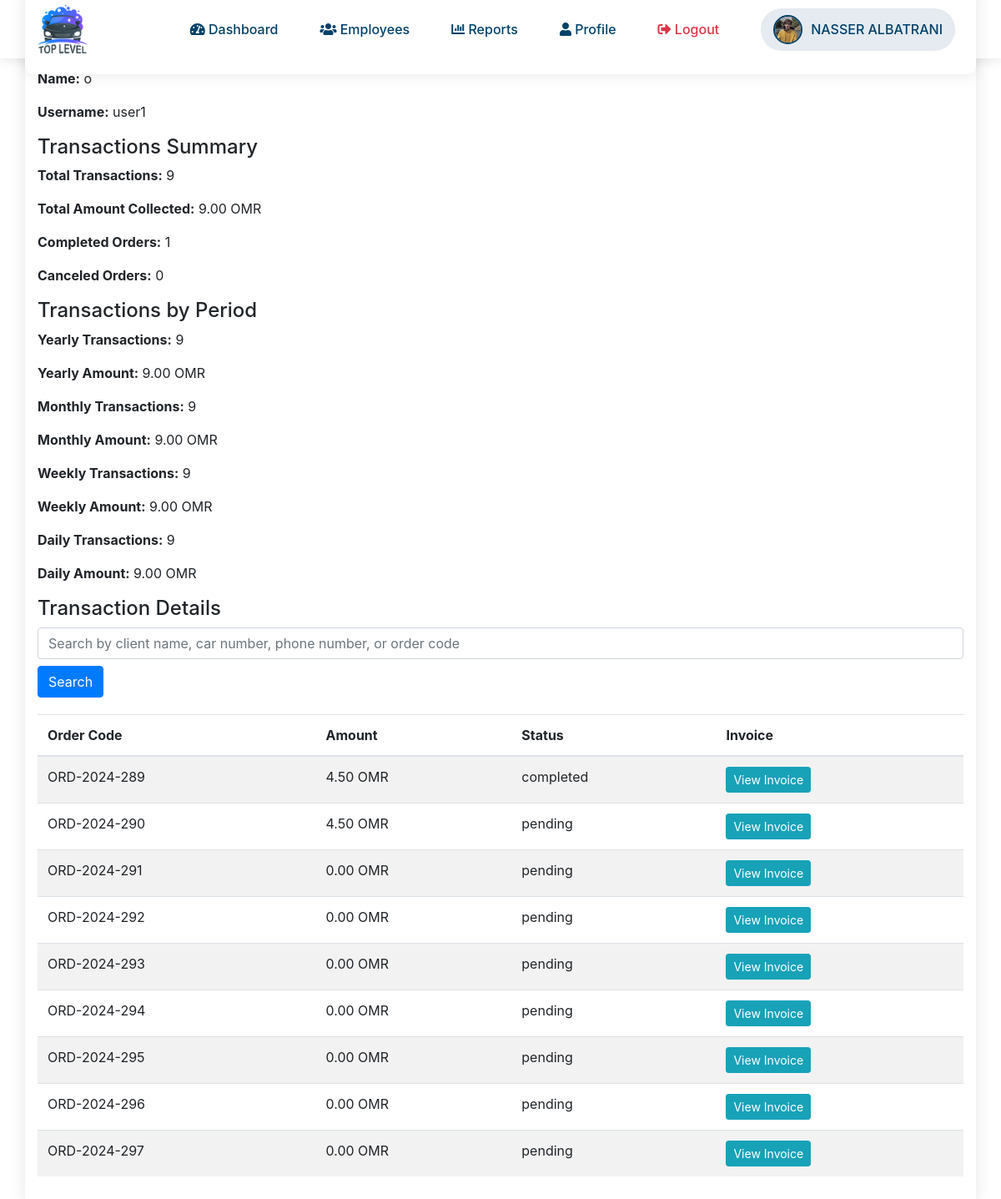
Screenshot of /employee_details.php?id=20 (signed in) with the database file from the repository.
### tables this page shows
CREATE TABLE `users` (
  `id` int(11) NOT NULL,
  `username` varchar(50) NOT NULL,
  `password` varchar(255) NOT NULL,
  `role` enum('manager','employee') NOT NULL,
  `phone` varchar(15) DEFAULT NULL,
  `email` varchar(100) DEFAULT NULL,
  `employee_name` varchar(100) NOT NULL,
  `image` varchar(255) DEFAULT NULL,
  `salary` decimal(10,2) NOT NULL DEFAULT 0.00,
  `qr_code` varchar(255) DEFAULT NULL
);

CREATE TABLE `orders` (
  `id` int(11) NOT NULL,
  `client_car_id` int(11) DEFAULT NULL,
  `order_details` text DEFAULT NULL,
  `qrcode_path` varchar(255) DEFAULT NULL,
  `car_type` varchar(50) DEFAULT NULL,
  `employee_name` varchar(100) DEFAULT NULL,
  `client_name` varchar(100) DEFAULT NULL,
  `service_category` varchar(50) DEFAULT NULL,
  `services` text DEFAULT NULL,
  `car_number` varchar(50) DEFAULT NULL,
  `car_name` varchar(255) DEFAULT NULL,
  `phone_number` varchar(50) DEFAULT NULL,
  `arrival_time` datetime DEFAULT NULL,
  `delivery_time` datetime DEFAULT NULL,
  `total_amount` decimal(10,3) DEFAULT NULL,
  `notes` text DEFAULT NULL,
  `order_code` varchar(255) DEFAULT NULL,
  `deposit_amount` decimal(10,3) NOT NULL DEFAULT 0.000,
  `remaining_amount` decimal(10,3) NOT NULL DEFAULT 0.000,
  `installments` int(11) NOT NULL DEFAULT 0,
  `coupon_code` varchar(255) DEFAULT NULL,
  `coupon_discount` decimal(10,3) DEFAULT 0.000,
  `total_after_discount` decimal(10,3) DEFAULT 0.000,
  `status` enum('pending','completed','canceled') DEFAULT 'pending',
  `car_delivered` tinyint(1) NOT NULL DEFAULT 0,
  `car_delivery_time` datetime DEFAULT NULL,
  `extra_service_name` text DEFAULT NULL,
  `extra_service_price` text DEFAULT NULL
);

### employee_details.php (the view, shortened to what this page needs)
<?php
include('db.php');
$employee_id = $_GET['id'];
$sql = "SELECT * FROM users WHERE id = ?";
$stmt = $conn->prepare($sql);
$stmt->bind_param("i", $employee_id);
$stmt->execute();
$result = $stmt->get_result();
$employee = $result->fetch_assoc();
$search_query = '';
$filter_query = '';
$search_param = '';
$transactions_sql = "SELECT id, order_code, total_amount, status FROM orders WHERE employee_name = ? $filter_query ORDER BY delivery_time DESC";
$stmt_transactions = $conn->prepare($transactions_sql);
if (!empty($filter_query)) {
    $stmt_transactions->bind_param("sssss", $employee['employee_name'], $search_param, $search_param, $search_param, $search_param);
} else {
    $stmt_transactions->bind_param("s", $employee['employee_name']);
}
$stmt_transactions->execute();
$result_transactions = $stmt_transactions->get_result();
function getTransactionsByPeriod($conn, $employee_name, $interval) {
    $sql = "SELECT COUNT(*) as transaction_count, SUM(total_amount) as total_amount FROM orders WHERE employee_name = ? AND arrival_time >= DATE_SUB(NOW(), INTERVAL $interval)";
    $stmt = $conn->prepare($sql);
    $stmt->bind_param("s", $employee_name);
    $stmt->execute();
    $result = $stmt->get_result();
    return $result->fetch_assoc();
}
$yearly = getTransactionsByPeriod($conn, $employee['employee_name'], '1 YEAR');
$monthly = getTransactionsByPeriod($conn, $employee['employee_name'], '1 MONTH');
$weekly = getTransactionsByPeriod($conn, $employee['employee_name'], '1 WEEK');
$daily = getTransactionsByPeriod($conn, $employee['employee_name'], '1 DAY');
$sql_status_count = "SELECT status, COUNT(*) as count FROM orders WHERE employee_name = ? GROUP BY status";
$stmt_status_count = $conn->prepare($sql_status_count);
$stmt_status_count->bind_param("s", $employee['employee_name']);
$stmt_status_count->execute();
$result_status_count = $stmt_status_count->get_result();
$completed_orders = 0;
$canceled_orders = 0;
while ($row = $result_status_count->fetch_assoc()) {
    if ($row['status'] == 'completed') {
        $completed_orders = $row['count'];
    } elseif ($row['status'] == 'canceled') {
        $canceled_orders = $row['count'];
    }
}
?>
<!DOCTYPE html>
<html lang="en">
<head>
    <link rel="stylesheet" href="https://stackpath.bootstrapcdn.com/bootstrap/4.5.2/css/bootstrap.min.css">
</head>
<body>
    <?php include 'nav.php'?>
    <div class="container">
        <h3>Employee Details</h3>
        <p><strong>Name:</strong> <?php echo htmlspecialchars($employee['employee_name']); ?></p>
        <p><strong>Username:</strong> <?php echo htmlspecialchars($employee['username']); ?></p>
        <h4>Transactions Summary</h4>
        <p><strong>Total Transactions:</strong> <?php echo $result_transactions->num_rows; ?></p>
        <p><strong>Total Amount Collected:</strong>
            <?php
            $result_transactions->data_seek(0);
            echo number_format(array_sum(array_column($result_transactions->fetch_all(MYSQLI_ASSOC), 'total_amount')), 2);
            ?> OMR
        </p>
        <p><strong>Completed Orders:</strong> <?php echo $completed_orders; ?></p>
        <p><strong>Canceled Orders:</strong> <?php echo $canceled_orders; ?></p>
        <h4>Transactions by Period</h4>
        <p><strong>Yearly Transactions:</strong> <?php echo $yearly['transaction_count']; ?></p>
        <p><strong>Yearly Amount:</strong> <?php echo number_format($yearly['total_amount'], 2); ?> OMR</p>
        <p><strong>Monthly Transactions:</strong> <?php echo $monthly['transaction_count']; ?></p>
        <p><strong>Monthly Amount:</strong> <?php echo number_format($monthly['total_amount'], 2); ?> OMR</p>
        <p><strong>Weekly Transactions:</strong> <?php echo $weekly['transaction_count']; ?></p>
        <p><strong>Weekly Amount:</strong> <?php echo number_format($weekly['total_amount'], 2); ?> OMR</p>
        <p><strong>Daily Transactions:</strong> <?php echo $daily['transaction_count']; ?></p>
        <p><strong>Daily Amount:</strong> <?php echo number_format($daily['total_amount'], 2); ?> OMR</p>
        <h4>Transaction Details</h4>
        <form method="get" class="search-box">
            <input type="text" name="search" class="form-control" placeholder="Search by client name, car number, phone number, or order code" value="<?php echo htmlspecialchars($search_query); ?>">
            <button type="submit" class="btn btn-primary mt-2">Search</button>
        </form>
        <table class="table table-striped transactions-table">
            <thead>
                <tr>
                    <th>Order Code</th>
                    <th>Amount</th>
                    <th>Status</th>
                    <th>Invoice</th>
                </tr>
            </thead>
            <tbody>
                <?php
                $stmt_transactions->execute();
                $result_transactions = $stmt_transactions->get_result();
                while ($transaction = $result_transactions->fetch_assoc()): ?>
                    <tr>
                        <td><?php echo htmlspecialchars($transaction['order_code']); ?></td>
                        <td><?php echo number_format($transaction['total_amount'], 2); ?> OMR</td>
                        <td><?php echo htmlspecialchars($transaction['status']); ?></td>
                        <td><a href="view_order.php?id=<?php echo $transaction['id']; ?>" class="btn btn-info btn-sm">View Invoice</a></td>
                    </tr>
                <?php endwhile; ?>
            </tbody>
        </table>
    </div>
</body>
</html>

### employee_details.php (style rules this page uses)
body { font-family: 'Poppins', sans-serif; background-color: #f4f4f4; display: flex; justify-content: center; align-items: center; padding: 20px; }
.container { max-width: 1200px; width: 100%; background-color: #fff; padding: 20px; border-radius: 10px; box-shadow: 0 0 20px rgba(0, 0, 0, 0.1); }
h3, h4 { margin-bottom: 20px; }
p { margin: 0 0 10px; }
.transactions-table { margin-top: 20px; }
.search-box { margin-bottom: 20px; }

### rows the page displays
users: employee_name "o", username "user1"
orders: order_code "ORD-2024-289", total_amount "4.50", status "completed"
orders: order_code "ORD-2024-290", total_amount "4.50", status "pending"
orders: order_code "ORD-2024-291", total_amount "0.00", status "pending"
orders: order_code "ORD-2024-292", total_amount "0.00", status "pending"
orders: order_code "ORD-2024-293", total_amount "0.00", status "pending"
orders: order_code "ORD-2024-294", total_amount "0.00", status "pending"
orders: order_code "ORD-2024-295", total_amount "0.00", status "pending"
orders: order_code "ORD-2024-296", total_amount "0.00", status "pending"
orders: order_code "ORD-2024-297", total_amount "0.00", status "pending"

### other values shown
$user_name "NASSER ALBATRANI"
$result_transactions->num_rows "9"
$completed_orders "1"
$canceled_orders "0"
$yearly['transaction_count'] "9"
$yearly['total_amount'] "9.00"
$monthly['transaction_count'] "9"
$monthly['total_amount'] "9.00"
$weekly['transaction_count'] "9"
$weekly['total_amount'] "9.00"
$daily['transaction_count'] "9"
$daily['total_amount'] "9.00"
